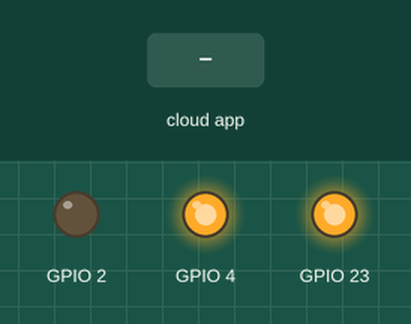
Bench run of a sketch on a simulated ESP8266 (NodeMCU). Shown: output pins drawn as LEDs (lit = HIGH). The test bench sets the inputs (shaded band). WiFi joins after 1.5 s; servers stay silent unless stated; uploads are accepted with an empty reply; what the sketch prints to the serial monitor is not drawn.

Above: at 2.7 s.
2.8 s: the phone or cloud app sets Luz.Pequena to 255
At 3.9 s:
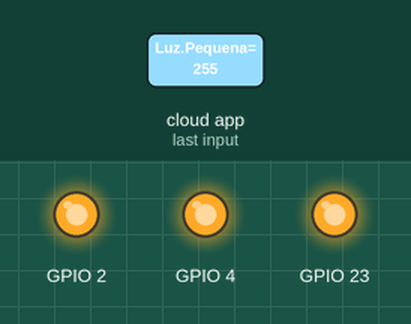
4.3 s: the phone or cloud app sets Luz.Grande to 255
At 5.0 s:
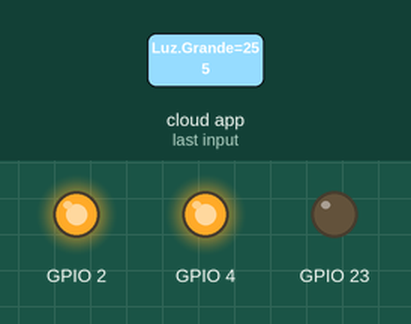
5.8 s: the phone or cloud app sets Motor to 255
At 6.2 s:
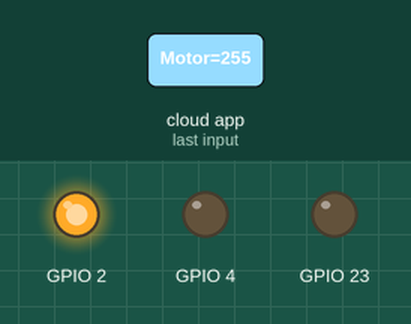
7.3 s: the phone or cloud app sets Luz.Pequena to 0
At 8.5 s:
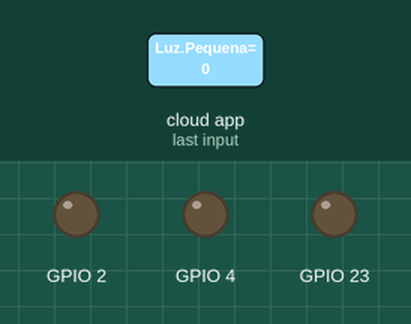
8.8 s: the phone or cloud app sets Luz.Grande to 0
At 9.7 s:
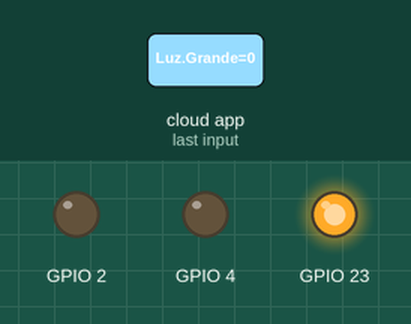
10.3 s: the phone or cloud app sets Luz.Pequena to 255
At 10.8 s:
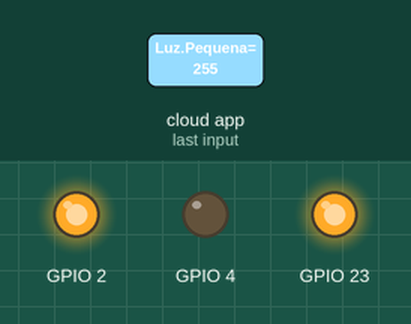
Timing chart, 0 to 12.8 s (numbered marks = the images above; inputs shaded):
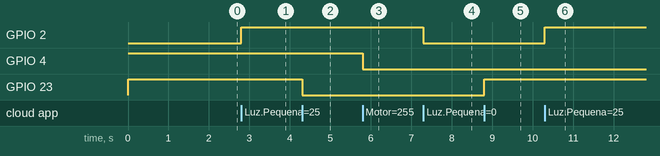

The sketch:

Alexa.ino
```cpp
#ifdef ARDUINO_ARCH_ESP32
#include <WiFi.h>
#include <HTTPClient.h>
#else
#include <ESP8266WiFi.h>
#include <ESP8266HTTPClient.h>
#endif
#include <Espalexa.h>

#define ESPALEXA_DEBUG

String SERVERPATH = "http://192.168.137.1:3000";

const char * ssid = "alexaamilton";
const char * password = "87654321";

Espalexa Alexa;

void SendToServer(char * device, uint8_t state)
{
    WiFiClient Client;
    HTTPClient Http;

    String Path = SERVERPATH + "/save";

    Http.begin(Client, Path.c_str());
    Http.addHeader("Content-Type", "application/json");
    char Json[100];

    sprintf(Json, "{\"device\":\"%s\", \"state\":%i}", device, state);
    Http.POST(Json);
    Http.end();
}

void LuzPequena(uint8_t State)
{
    digitalWrite(2, State & 1);
    SendToServer("Luz Pequena", State);
}

void LuzGrande(uint8_t State)
{
    digitalWrite(23, (~State) & 1);
}

void Motor(uint8_t State)
{
    digitalWrite(4, (~State) & 1);
}

void setup()
{
    Serial.begin(9600);

    pinMode(2, OUTPUT);
    pinMode(4, OUTPUT);
    digitalWrite(4, HIGH);
    pinMode(23, OUTPUT);
    digitalWrite(23, HIGH);

    WiFi.hostname("Gol Quadrado Turbo com Escada");
    WiFi.begin(ssid, password);
    while(WiFi.status() != WL_CONNECTED)
    {
        delay(500);
        Serial.print(".");
    }

    Serial.println("\nWiFi Connected");
    Serial.println(WiFi.localIP());

    Alexa.addDevice("Luz Pequena", LuzPequena);
    Alexa.addDevice("Luz Grande", LuzGrande);
    Alexa.addDevice("Motor", Motor);
    Alexa.begin();
}

void loop()
{
    Alexa.loop();
    delay(1);
}
```

Measured:
- after the input at 2.8 s, GPIO 2: LOW → HIGH at once
- after the input at 4.3 s, GPIO 23: HIGH → LOW at once
- after the input at 5.8 s, GPIO 4: HIGH → LOW at once
- after the input at 7.3 s, GPIO 2: HIGH → LOW at once
- after the input at 8.8 s, GPIO 23: LOW → HIGH at once
- after the input at 10.3 s, GPIO 2: LOW → HIGH at once
